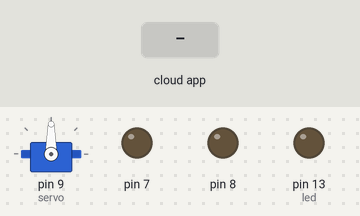
This sketch was run on a simulated Arduino Uno, built with avr-gcc and run on an emulated ATmega328P. Parts: servo, output pins drawn as LEDs (lit = HIGH). The inputs (shaded band) are chosen by the test bench. The ROS host is connected and sends only what is stated.

Above: at 1.2 s.
1.3 s: the phone or cloud app sets servo to 0
At 2.5 s:
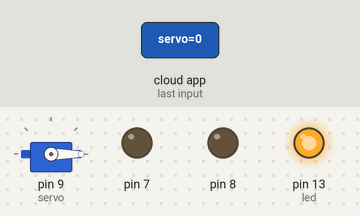
2.8 s: the phone or cloud app sets servo to 45
At 3.7 s:
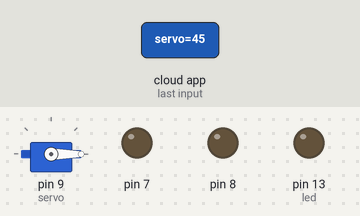
4.3 s: the phone or cloud app sets servo to 90
At 4.9 s:
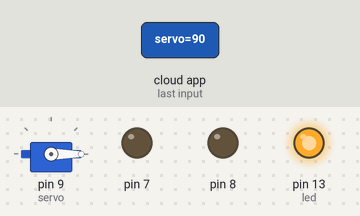
5.8 s: the phone or cloud app sets servo to 180
At 7.2 s:
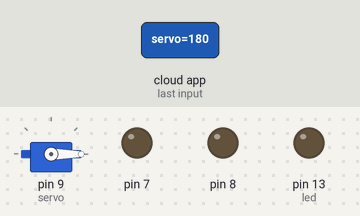
Timing chart, 0 to 8.3 s (numbered marks = the images above; inputs shaded):
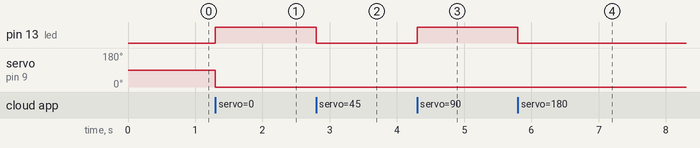

Measured:
- after the input at 1.3 s, pin 13 (led): LOW → HIGH at once; servo on pin 9 (servo): 90° → 0° at once
- after the input at 2.8 s, pin 13 (led): HIGH → LOW at once
- after the input at 4.3 s, pin 13 (led): LOW → HIGH at once
- after the input at 5.8 s, pin 13 (led): HIGH → LOW at once

The sketch:

camera_holder.ino
```cpp
  #if defined(ARDUINO) && ARDUINO >= 100
    #include "Arduino.h"
  #else
    #include <WProgram.h>
  #endif

  #include <Servo.h>
  #include <ros.h>
  #include <std_msgs/UInt16.h>

  ros::NodeHandle  nh;

  Servo servo;
  int updown = 0;
  int angle;

  void cmd_cb( const std_msgs::UInt16& cmd_msg){


    digitalWrite(13, HIGH-digitalRead(13));  //toggle led


    if (cmd_msg.data>180){
      updown = (cmd_msg.data-cmd_msg.data%180)/180;
      angle = cmd_msg.data%180;
    }

      servo.write(angle); //set servo angle, should be from 0-180

    if(updown == 0){
      analogWrite(7,0);
      analogWrite(8,0);
    }

    if(updown == 1){
      analogWrite(7,255);
      analogWrite(8,0);
    }

    if(updown == 2){
      analogWrite(7,0);
      analogWrite(8,255);
    }

  }


  ros::Subscriber<std_msgs::UInt16> sub("servo", cmd_cb);

  void setup(){
    pinMode(13, OUTPUT);
    pinMode(7, OUTPUT);
    pinMode(8, OUTPUT);
    nh.initNode();
    nh.subscribe(sub);


    servo.attach(9); //attach it to pin 9
  }

  void loop(){
  nh.spinOnce();
  delay(1);
}
```
